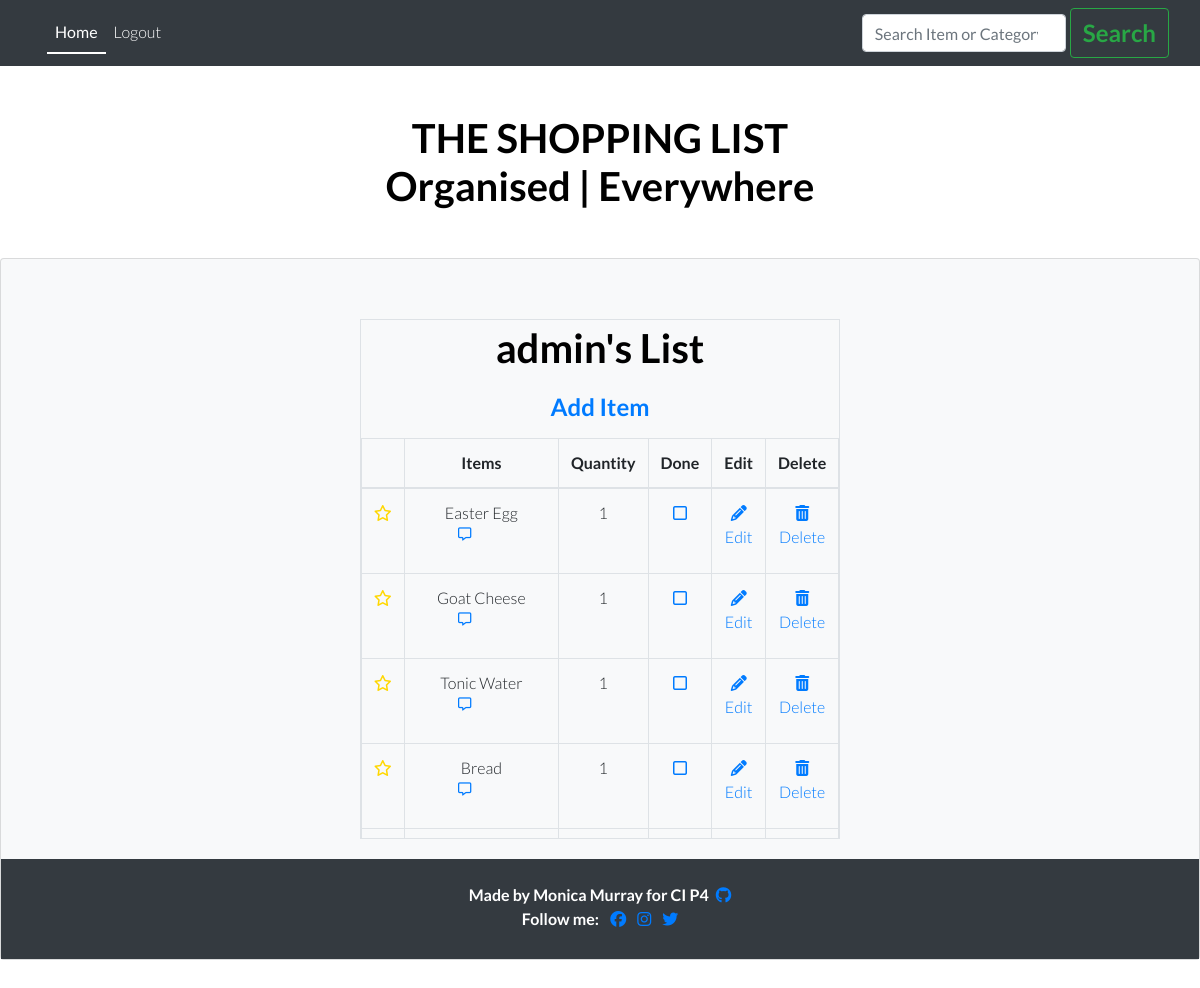
The app's page / (signed in) with its own data.
### list/models.py (models this page shows)
class Entry(models.Model):
    item_name = models.CharField(
        max_length=60, null=False, blank=False)
    quantity = models.IntegerField(
        choices=QUANTITY_CHOICES, default='1')
    star = models.BooleanField(default=False)
    user = models.ForeignKey(User, on_delete=models.CASCADE)
    category = models.CharField(
        max_length=20, choices=CATEGORY_CHOICES, default='Fresh')
    added_on = models.DateTimeField(auto_now_add=True)
    check_item_as_done = models.BooleanField(default=False)
    class Meta:
        ordering = ['-added_on', '-star', ]
    def __str__(self):
        return self.item_name

### list/views.py (the view, shortened to what this page needs)
# urls.py: path('', views.EntryList.as_view(), name='home'),
class EntryList(LoginRequiredMixin, generic.ListView):
    model = Entry
    template_name = 'index.html'
    paginate_by = 100
    def get_queryset(self, **kwargs):
        queryset = Entry.objects.filter(user=self.request.user)
        search = self.request.GET.get('query')
        print(queryset)
        return queryset

### list/models.py (called while the page is built)
    def __str__(self):
        return self.body

### templates/index.html (shortened to what this page needs)
{% extends 'base.html' %}
{% load static %}
{% block content %}
<div class="image-container mt-3">
</div>
<div class="card-body justify-content-center">
  <div class="row justify-content-center">
    {% if user.is_authenticated %}
    <div class="table-responsive-sm table-bordered pt-1">
      <h1>{{user.username}}'s List</h1>
      <button type="button" class="btn btn-lg mb-1">
        <a href="{% url 'add' %}">Add Item</a>
      </button>
      <div style="max-width: 100%; max-height: 400px; overflow-y: scroll">
        <table class="table">
          <thead>
            <tr>
              <th scope="col" class="w-auto"></th>
              <th scope="col" class="w-50">Items</th>
              <th scope="col" class="w-auto">Quantity</th>
              <th scope="col" class="w-auto">Done</th>
              <th scope="col" class="w-auto">Edit</th>
              <th scope="col" class="w-auto">Delete</th>
            </tr>
          </thead>
          <tbody>
            {% for entry in entry_list %}
            <tr>
              {% if entry.star %}
              <td>
                <a href="{% url 'toggle_star' entry.id %}">
                  <i class="fa-solid fa-star" aria-label="font awesome solid star icon" style="color: gold"></i>
                </a>
              </td>
              {% else %}
              <td>
                <a href="{% url 'toggle_star' entry.id %}">
                  <i class="fa-regular fa-star" aria-label="font awesome regular star icon" style="color: gold"></i>
                </a>
              </td>
              {% endif %}
              {% if entry.check_item_as_done %}
              <td class="text-capitalize">
                <strike> {{ entry.item_name }} </strike>
              </td>
              <td>{{entry.quantity}}</td>
              <td>
                <a href="{% url 'toggle_check' entry.id %}">
                  <i class="fa-solid fa-square-check" aria-label="font awesome solid checkbox icon"></i>
                </a>
              </td>
              <td></td>
              <td>
                <a href="{% url 'delete' entry.id %}"><i class="fa-solid fa-trash-can"
                    aria-label="font awesome trash-can delete icon"></i>
                  Delete</a>
              </td>
              {% else %}
              <td class="text-capitalize">
                {{ entry.item_name }}
                <p class="text-capitalize font-italic text-wrap" style="width: 6rem">
                  <a href="{% url 'note' entry.id %}">
                    <i class="fa-regular fa-message text-center" aria-label="font awesome regular add note icon"></i>
                  </a>
                </p>
              </td>
              <td>{{entry.quantity}}</td>
              <td>
                <a href="{% url 'toggle_check' entry.id %}">
                  <i class="fa-regular fa-square" aria-label="font awesome regular checkbox icon"></i>
                </a>
              </td>
              <td>
                <a href="{% url 'edit' entry.id %}">
                  <i class="fa-solid fa-pencil" aria-label="font awesome solid pencil icon"></i> Edit</a>
              </td>
              <td>
                <a href="{% url 'delete' entry.id %}">
                  <i class="fa-solid fa-trash-can" aria-label="font awesome solid trash-can delete icon"></i> Delete</a>
              </td>
              {% endif %}
            </tr>
            {% empty %}
            <tr>
              The Shopping list is currently empty.
            </tr>
            {% endfor %}
          </tbody>
        </table>
      </div>
    </div>
    {% else %}
  </div>
</div>
{% endif %}
</div>
{% endblock %}

### static/css/style.css (style rules this page uses)
html, body { height: 100%; }
body { background-color: #fff; font-family: 'Lato', sans-serif; color: black; text-align: center; font-weight: 300; display: flex; flex-direction: column; }
h1, h2, h3, h4, h5, h6, p { font-family: 'Lato', sans-serif; color: black; font-weight: 700; }
.btn { font-size: 1.5rem; font-weight: bold; }
.font-italic { font-size: smaller; }
tbody { height: 120px; overflow-y: scroll; }

### records on screen
Entry: star False (drawn), item_name "Easter Egg", quantity "1"
Entry: star False (drawn), item_name "Goat Cheese", quantity "1"
Entry: star False (drawn), item_name "Tonic Water", quantity "1"
Entry: star False (drawn), item_name "Bread", quantity "1"

### other values on screen
{{ user.username }} "admin"
